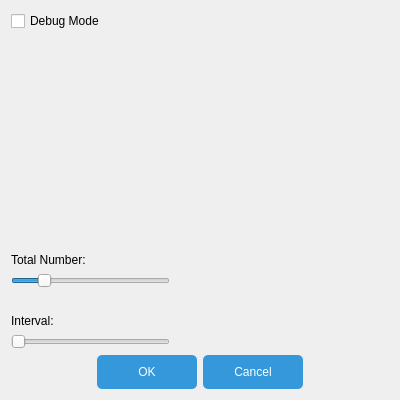
<?xml version="1.0" encoding="UTF-8"?>
<ui version="4.0">
 <class>prompt</class>
 <widget class="QDialog" name="prompt">
  <property name="geometry">
   <rect>
    <x>0</x>
    <y>0</y>
    <width>400</width>
    <height>400</height>
   </rect>
  </property>
  <property name="minimumSize">
   <size>
    <width>0</width>
    <height>0</height>
   </size>
  </property>
  <property name="windowTitle">
   <string>Dialog</string>
  </property>
  <property name="styleSheet">
   <string notr="true">QPushButton {
    background-color: #3498db;
    color: white;
    padding: 10px 20px;
    border-radius: 5px;
    cursor: pointer;
    transition: background-color 0.3s ease;
width:60px;
}
background-color: #ffffff
QPushButton:hover {
    background-color: #2980b9;
}
</string>
  </property>
  <layout class="QVBoxLayout" name="verticalLayout">
   <item>
    <widget class="QCheckBox" name="dbug">
     <property name="enabled">
      <bool>true</bool>
     </property>
     <property name="text">
      <string>Debug Mode</string>
     </property>
    </widget>
   </item>
   <item>
    <spacer name="verticalSpacer_2">
     <property name="orientation">
      <enum>Qt::Vertical</enum>
     </property>
     <property name="sizeHint" stdset="0">
      <size>
       <width>20</width>
       <height>40</height>
      </size>
     </property>
    </spacer>
   </item>
   <item alignment="Qt::AlignHCenter">
    <widget class="QLabel" name="label">
     <property name="sizePolicy">
      <sizepolicy hsizetype="Fixed" vsizetype="Fixed">
       <horstretch>0</horstretch>
       <verstretch>0</verstretch>
      </sizepolicy>
     </property>
     <property name="minimumSize">
      <size>
       <width>250</width>
       <height>50</height>
      </size>
     </property>
     <property name="layoutDirection">
      <enum>Qt::LeftToRight</enum>
     </property>
     <property name="styleSheet">
      <string notr="true">
border-image: url(:/icons/resources/choose.png);

border-radius:10px;

</string>
     </property>
     <property name="text">
      <string/>
     </property>
     <property name="alignment">
      <set>Qt::AlignCenter</set>
     </property>
     <property name="wordWrap">
      <bool>false</bool>
     </property>
    </widget>
   </item>
   <item>
    <spacer name="verticalSpacer">
     <property name="orientation">
      <enum>Qt::Vertical</enum>
     </property>
     <property name="sizeHint" stdset="0">
      <size>
       <width>20</width>
       <height>40</height>
      </size>
     </property>
    </spacer>
   </item>
   <item>
    <layout class="QHBoxLayout" name="box_2">
     <property name="topMargin">
      <number>0</number>
     </property>
     <item>
      <layout class="QVBoxLayout" name="ksliderbox">
       <property name="topMargin">
        <number>30</number>
       </property>
       <property name="rightMargin">
        <number>30</number>
       </property>
       <item>
        <layout class="QHBoxLayout" name="horizontalLayout">
         <property name="topMargin">
          <number>15</number>
         </property>
         <item>
          <widget class="QLabel" name="nlabel">
           <property name="text">
            <string>Total Number:</string>
           </property>
          </widget>
         </item>
         <item>
          <widget class="QLabel" name="nupdater">
           <property name="text">
            <string/>
           </property>
          </widget>
         </item>
        </layout>
       </item>
       <item>
        <widget class="QSlider" name="nslider">
         <property name="minimum">
          <number>1</number>
         </property>
         <property name="maximum">
          <number>50</number>
         </property>
         <property name="value">
          <number>10</number>
         </property>
         <property name="orientation">
          <enum>Qt::Horizontal</enum>
         </property>
        </widget>
       </item>
       <item>
        <layout class="QHBoxLayout" name="ktext">
         <property name="topMargin">
          <number>20</number>
         </property>
         <item>
          <widget class="QLabel" name="klabel">
           <property name="text">
            <string>Interval:</string>
           </property>
          </widget>
         </item>
         <item>
          <widget class="QLabel" name="kupdater">
           <property name="text">
            <string/>
           </property>
          </widget>
         </item>
        </layout>
       </item>
       <item>
        <widget class="QSlider" name="kslider">
         <property name="minimum">
          <number>1</number>
         </property>
         <property name="maximum">
          <number>5</number>
         </property>
         <property name="sliderPosition">
          <number>1</number>
         </property>
         <property name="orientation">
          <enum>Qt::Horizontal</enum>
         </property>
        </widget>
       </item>
      </layout>
     </item>
     <item>
      <spacer name="horizontalSpacer">
       <property name="orientation">
        <enum>Qt::Horizontal</enum>
       </property>
       <property name="sizeHint" stdset="0">
        <size>
         <width>40</width>
         <height>20</height>
        </size>
       </property>
      </spacer>
     </item>
    </layout>
   </item>
   <item>
    <layout class="QVBoxLayout" name="buttonsbox">
     <property name="topMargin">
      <number>0</number>
     </property>
     <item alignment="Qt::AlignHCenter|Qt::AlignBottom">
      <widget class="QDialogButtonBox" name="buttonBox">
       <property name="standardButtons">
        <set>QDialogButtonBox::Cancel|QDialogButtonBox::Ok</set>
       </property>
       <property name="centerButtons">
        <bool>true</bool>
       </property>
      </widget>
     </item>
    </layout>
   </item>
  </layout>
 </widget>
 <resources/>
 <connections/>
</ui>
